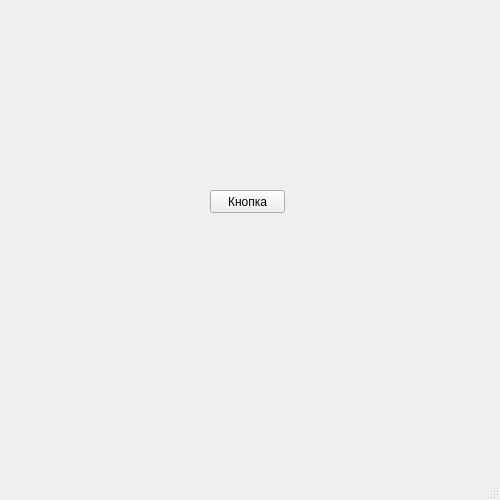
<?xml version="1.0" encoding="UTF-8"?>
<ui version="4.0">
 <class>MainWindow</class>
 <widget class="QMainWindow" name="MainWindow">
  <property name="geometry">
   <rect>
    <x>0</x>
    <y>0</y>
    <width>500</width>
    <height>500</height>
   </rect>
  </property>
  <property name="windowTitle">
   <string>MainWindow</string>
  </property>
  <widget class="QWidget" name="centralwidget">
   <widget class="QPushButton" name="pushButton">
    <property name="geometry">
     <rect>
      <x>210</x>
      <y>190</y>
      <width>75</width>
      <height>23</height>
     </rect>
    </property>
    <property name="text">
     <string>Кнопка</string>
    </property>
   </widget>
  </widget>
  <widget class="QMenuBar" name="menubar">
   <property name="geometry">
    <rect>
     <x>0</x>
     <y>0</y>
     <width>500</width>
     <height>21</height>
    </rect>
   </property>
  </widget>
  <widget class="QStatusBar" name="statusbar"/>
 </widget>
 <resources/>
 <connections/>
</ui>
